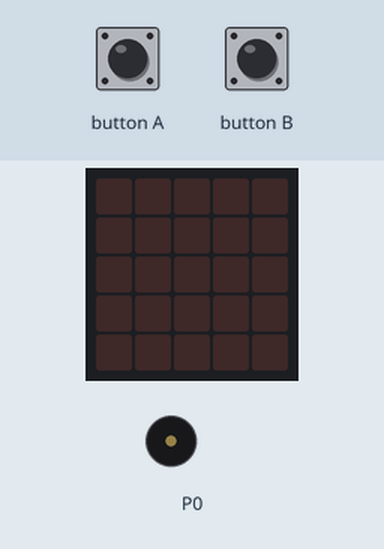
The program below on a simulated BBC micro:bit running MicroPython. Shown: the board's 5×5 LED display, buzzer (waves = sounding). The test bench sets the inputs (shaded band).

Above: at 1.2 s.
1.3 s: button A pressed for 1.2 s
At 3.3 s:
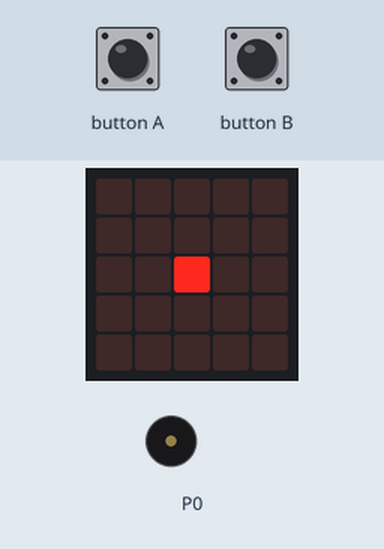
5.0 s: button B pressed for 3.2 s
At 6.3 s:
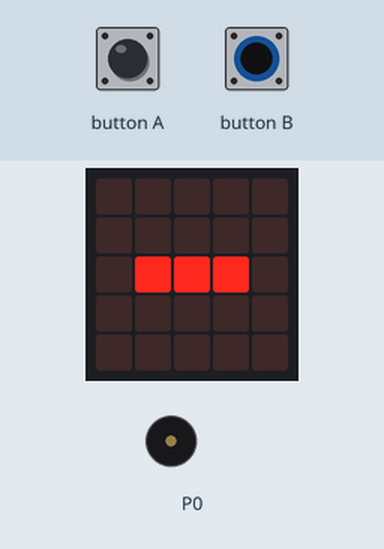
10.0 s: button A pressed for 3.2 s
At 10.77 s:
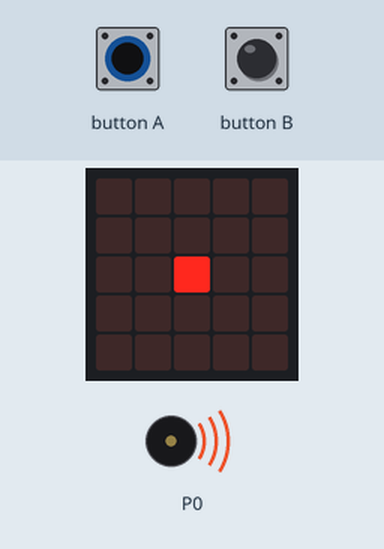
Timing chart, 0 to 14.0 s (numbered marks = the images above; inputs shaded):
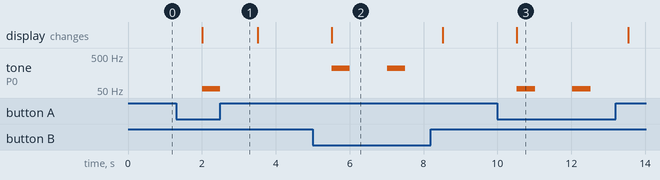

The program:

Morse_Code-main.py
```python
# Imports
from microbit import *
import music

# Main loop
while True:
    if button_a.is_pressed():
        display.show(Image('00000:'
                     '00000:'
                     '00900:'
                     '00000:'
                     '00000'
                    ))

        music.play('a1')

    if button_b.is_pressed():
        display.show(Image('00000:'
                     '00000:'
                     '09990:'
                     '00000:'
                     '00000'
                    ))

        music.play('a3')
    sleep(1000)
    display.clear()
```

Measured:
- after the input at 1.3 s, tone on P0: silent → 55 Hz after 0.71 s, → silent 0.49 s later; the display: changes after 0.71 s (image 1)
- after the input at 5.0 s, tone on P0: alternates 220 Hz for 0.49 s and silent for 1.0 s, 4 changes in all, then stays silent, starting after 0.52 s; the display: changes after 0.52 s (image 2)
- after the input at 10.0 s, tone on P0: alternates 55 Hz for 0.49 s and silent for 1.0 s, 4 changes in all, then stays silent, starting after 0.53 s; the display: changes after 0.53 s (image 3)
